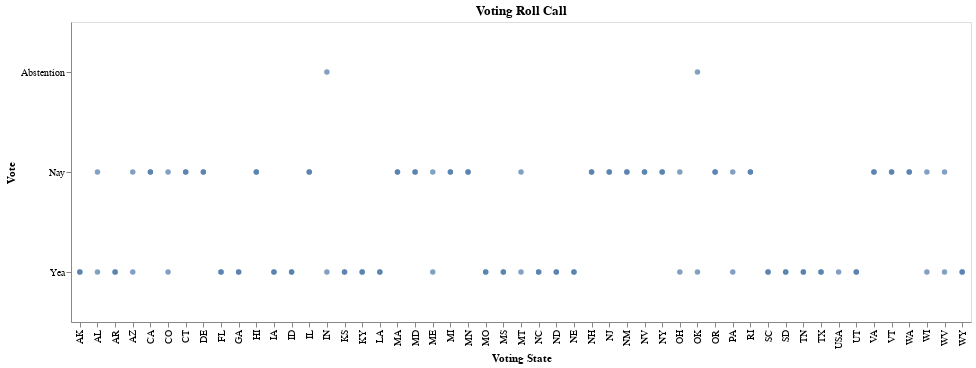

This figure's notebook cell:
### Markdown cell above
We will begin by simply charting the voting data for one specific bill. This will give us an initial understanding of what the data looks like visually and where we may potentially tweak to garner deeper insight.

### Code cell
# Base Chart
alt.Chart(votes[votes.rollnumber == 85]).mark_circle().encode(
    x=alt.X('state_abbrev', axis=alt.Axis(title='Voting State')),
    y=alt.Y('cast_code', axis=alt.Axis(title='Vote')),
).properties(height=300, width=900, title = 'Voting Roll Call')
